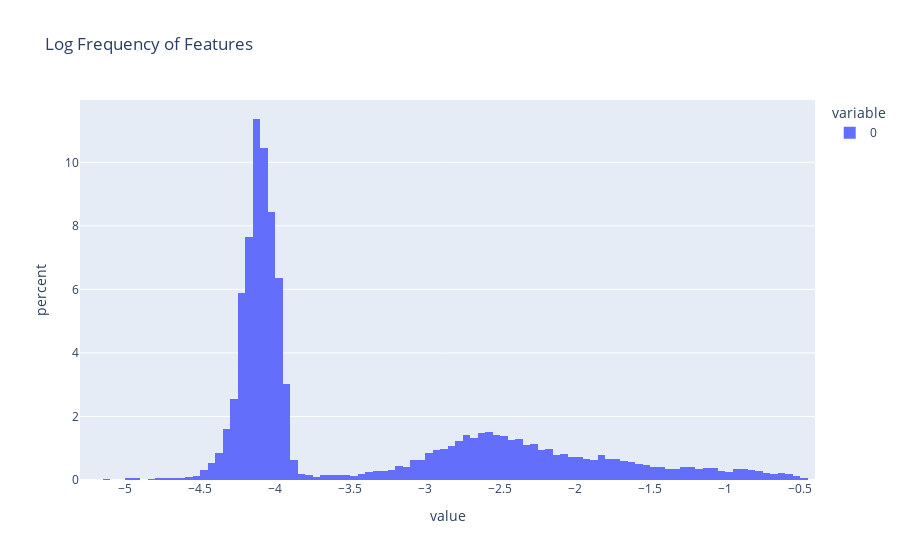

Notebook cell for this chart:
### Code cell
# Add 1e-6.5 so that dead features show up as log_freq -6.5
log_freq = (freqs + 10**-6.5).log10()
px.histogram(utils.to_numpy(log_freq), title="Log Frequency of Features", histnorm='percent')

### Figure 1 — Plotly figure (JSON) as saved in the notebook; plotly's stock layout.template omitted (floating-point values rounded to 4 significant figures; data arrays with more than 128 entries replaced by an {"elided": "..."} marker saying what was removed)
{"data": [{"alignmentgroup": "True", "bingroup": "x", "histnorm": "percent", "hovertemplate": "variable=0<br>value=%{x}<br>percent=%{y}<extra></extra>", "legendgroup": "0", "marker": {"color": "#636efa", "pattern": {"shape": ""}}, "name": "0", "offsetgroup": "0", "orientation": "v", "showlegend": true, "type": "histogram", "x": {"elided": "16384 float values"}, "xaxis": "x", "yaxis": "y"}], "layout": {"barmode": "relative", "legend": {"title": {"text": "variable"}, "tracegroupgap": 0}, "title": {"text": "Log Frequency of Features"}, "xaxis": {"anchor": "y", "domain": [0, 1], "title": {"text": "value"}}, "yaxis": {"anchor": "x", "domain": [0, 1], "title": {"text": "percent"}}}}
